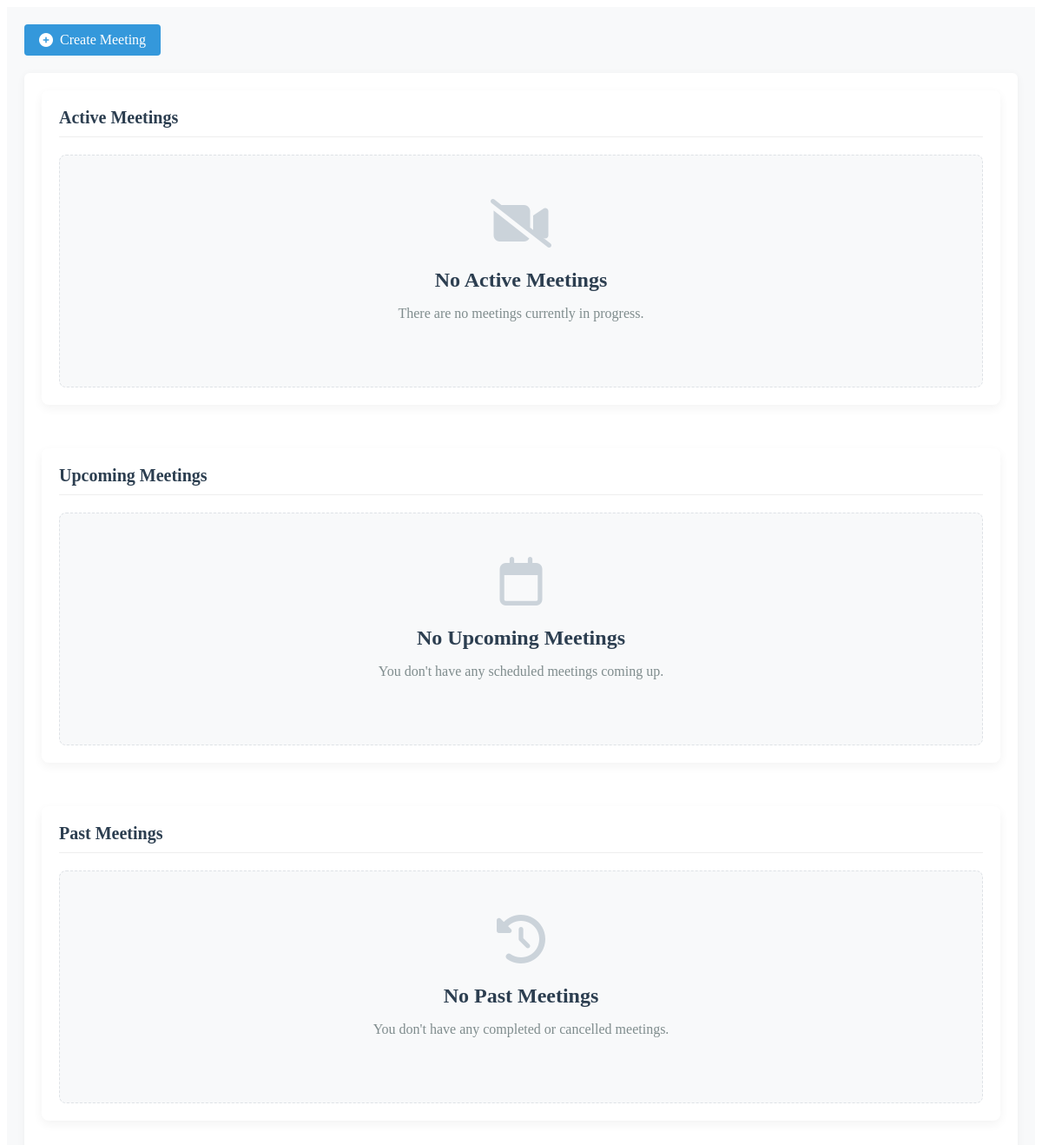
The page /meetings/ (signed in) on the database as committed earlier.
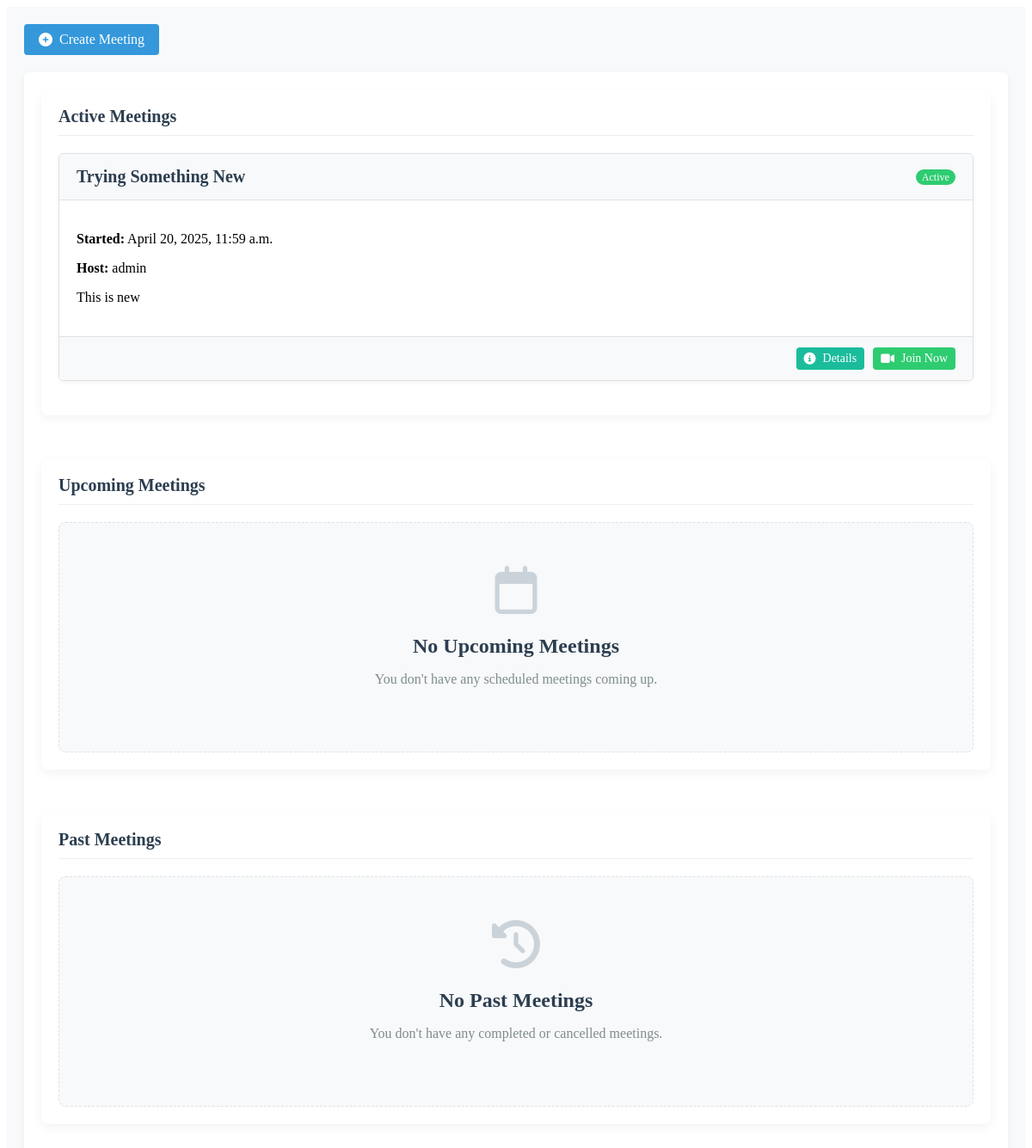
The same page on the database as committed later.
### jitsi/models.py (models this page shows, shortened)
class JitsiRoom(models.Model):
    ROOM_STATUS = (
        ('scheduled', 'Scheduled'),
        ('active', 'Active'),
        ('completed', 'Completed'),
        ('cancelled', 'Cancelled'),
    )
    id = models.UUIDField(primary_key=True, default=uuid.uuid4, editable=False)
    name = models.CharField(max_length=255)
    slug = models.SlugField(max_length=255, unique=True)
    description = models.TextField(blank=True, null=True)
    creator = models.ForeignKey(User, on_delete=models.CASCADE, related_name='created_rooms')
    status = models.CharField(max_length=20, choices=ROOM_STATUS, default='scheduled')
    created_at = models.DateTimeField(auto_now_add=True)
    scheduled_at = models.DateTimeField(default=timezone.now)
    ended_at = models.DateTimeField(blank=True, null=True)
    is_public = models.BooleanField(default=False)
    password_protected = models.BooleanField(default=False)
    moderator_password = models.CharField(max_length=50, blank=True, null=True)
    attendee_password = models.CharField(max_length=50, blank=True, null=True)
    class Meta:
        ordering = ['-scheduled_at']

### jitsi/views.py (the view)
# urls.py: path('', views.dashboard, name='dashboard'),
@login_required
def dashboard(request):
    created_rooms = JitsiRoom.objects.filter(creator=request.user)
    participated_rooms = JitsiRoom.objects.filter(
        participants__user=request.user
    ).exclude(creator=request.user).distinct()
    upcoming_meetings = created_rooms.filter(
        status='scheduled',
        scheduled_at__gte=timezone.now()
    )
    active_meetings = created_rooms.filter(status='active')
    past_meetings = created_rooms.filter(
        status__in=['completed', 'cancelled']
    )
    context = {
        'created_rooms': created_rooms,
        'participated_rooms': participated_rooms,
        'upcoming_meetings': upcoming_meetings,
        'active_meetings': active_meetings,
        'past_meetings': past_meetings,
    }
    return render(request, 'jitsi/dashboard.html', context)

### themes/context_processors.py (called while the page is built, shortened)
def theme_context(request):
    context = {}
    try:
        active_theme = Theme.objects.filter(is_active=True).first()
    except:
        context['theme'] = None
        context['theme_options'] = {}
        context['theme_template_dir'] = ""
    return context

### jitsi/templates/jitsi/dashboard.html (shortened to what this page needs)
{% extends "./base.html" %}
{% load static %}
{% block jitsi_extra_head %}
    <link rel="stylesheet" href="{% static 'jitsi/css/dashboard.css' %}">
{% endblock %}
{% block page_actions %}
    <a href="{% url 'jitsi:create_room' %}" class="btn btn-primary">
        <i class="fas fa-plus-circle"></i> Create Meeting
    </a>
{% endblock %}
{% block jitsi_content %}
<div class="dashboard-container">
    <div class="section">
        <div class="section-header">
            <h2>Active Meetings</h2>
        </div>
        {% if active_meetings %}
            <div class="row">
                {% for room in active_meetings %}
                    <div class="col-md-6">
                        <div class="room-card">
                            <div class="room-card-header">
                                <h3>{{ room.name }}</h3>
                                <span class="badge badge-success">Active</span>
                            </div>
                            <div class="room-card-body">
                                <p><strong>Started:</strong> {{ room.scheduled_at|date:"F j, Y, g:i a" }}</p>
                                <p><strong>Host:</strong> {{ room.creator.get_full_name|default:room.creator.username }}</p>
                                <p>
                                    {% if room.description %}
                                        {{ room.description|truncatewords:15 }}
                                    {% else %}
                                        <em>No description</em>
                                    {% endif %}
                                </p>
                            </div>
                            <div class="room-card-footer">
                                <a href="{% url 'jitsi:room_detail' room_id=room.id %}" class="btn btn-info btn-sm">
                                    <i class="fas fa-info-circle"></i> Details
                                </a>
                                <a href="{% url 'jitsi:join_meeting' room_id=room.id %}" class="btn btn-success btn-sm">
                                    <i class="fas fa-video"></i> Join Now
                                </a>
                            </div>
                        </div>
                    </div>
                {% endfor %}
            </div>
        {% else %}
            <div class="empty-state">
                <div class="empty-icon">
                    <i class="fas fa-video-slash"></i>
                </div>
                <h3>No Active Meetings</h3>
                <p>There are no meetings currently in progress.</p>
            </div>
        {% endif %}
    </div>
    <div class="section">
        <div class="section-header">
            <h2>Upcoming Meetings</h2>
        </div>
        {% if upcoming_meetings %}
            <div class="row">
                {% for room in upcoming_meetings %}
                    <div class="col-md-6">
                        <div class="room-card">
                            <div class="room-card-header">
                                <h3>{{ room.name }}</h3>
                                <span class="badge badge-primary">Scheduled</span>
                            </div>
                            <div class="room-card-body">
                                <p><strong>Scheduled for:</strong> {{ room.scheduled_at|date:"F j, Y, g:i a" }}</p>
                                <p><strong>Host:</strong> {{ room.creator.get_full_name|default:room.creator.username }}</p>
                                <p>
                                    {% if room.description %}
                                        {{ room.description|truncatewords:15 }}
                                    {% else %}
                                        <em>No description</em>
                                    {% endif %}
                                </p>
                            </div>
                            <div class="room-card-footer">
                                <a href="{% url 'jitsi:room_detail' room_id=room.id %}" class="btn btn-info btn-sm">
                                    <i class="fas fa-info-circle"></i> Details
                                </a>
                                {% if room.creator == request.user %}
                                    <a href="{% url 'jitsi:join_meeting' room_id=room.id %}" class="btn btn-primary btn-sm">
                                        <i class="fas fa-play"></i> Start Meeting
                                    </a>
                                {% else %}
                                    <a href="{% url 'jitsi:room_detail' room_id=room.id %}" class="btn btn-secondary btn-sm">
                                        <i class="fas fa-eye"></i> View
                                    </a>
                                {% endif %}
                            </div>
                        </div>
                    </div>
                {% endfor %}
            </div>
        {% else %}
            <div class="empty-state">
                <div class="empty-icon">
                    <i class="far fa-calendar"></i>
                </div>
                <h3>No Upcoming Meetings</h3>
                <p>You don't have any scheduled meetings coming up.</p>
            </div>
        {% endif %}
    </div>
    <div class="section">
        <div class="section-header">
            <h2>Past Meetings</h2>
        </div>
        {% if past_meetings %}
            <div class="meetings-table-container">
                <table class="meetings-table">
                    <thead>
                        <tr>
                            <th>Meeting Name</th>
                            <th>Status</th>
                            <th>Date</th>
                            <th>Host</th>
                            <th>Actions</th>
                        </tr>
                    </thead>
                    <tbody>
                        {% for room in past_meetings %}
                            <tr data-status="{{ room.status }}">
                                <td>{{ room.name }}</td>
                                <td>
                                    {% if room.status == 'completed' %}
                                        <span class="badge badge-secondary">Completed</span>
                                    {% elif room.status == 'cancelled' %}
                                        <span class="badge badge-danger">Cancelled</span>
                                    {% endif %}
                                </td>
                                <td>{{ room.scheduled_at|date:"M d, Y" }}</td>
                                <td>{{ room.creator.get_full_name|default:room.creator.username }}</td>
                                <td class="actions">
                                    <a href="{% url 'jitsi:room_detail' room_id=room.id %}" class="btn btn-info btn-sm">
                                        <i class="fas fa-info-circle"></i>
                                    </a>
                                </td>
                            </tr>
                        {% endfor %}
                    </tbody>
                </table>
            </div>
        {% else %}
            <div class="empty-state">
                <div class="empty-icon">
                    <i class="fas fa-history"></i>
                </div>
                <h3>No Past Meetings</h3>
                <p>You don't have any completed or cancelled meetings.</p>
            </div>
        {% endif %}
    </div>
</div>
{% endblock %}

### jitsi/templates/jitsi/base.html (shortened to what this page needs)
{% load static %}
{% block extra_head %}
    <link rel="stylesheet" href="{% static 'jitsi/css/jitsi.css' %}">
    <link rel="stylesheet" href="https://cdnjs.cloudflare.com/ajax/libs/font-awesome/6.4.0/css/all.min.css">
    {% block jitsi_extra_head %}{% endblock %}
{% endblock %}
{% block content %}
<div class="jitsi-app-container">
    <div class="jitsi-content">
            <div class="page-actions">
                {% block page_actions %}{% endblock %}
            </div>
        <div class="main-content">
            {% block jitsi_content %}{% endblock %}
        </div>
    </div>
</div>
{% endblock %}

### static/jitsi/css/jitsi.css (style rules this page uses)
.jitsi-app-container { display: flex; min-height: calc(100vh - 60px); background-color: #f8f9fa; }
.jitsi-content { flex-grow: 1; padding: 20px; overflow-y: auto; }
.page-actions { display: flex; gap: 10px; }
.main-content { background-color: #fff; border-radius: 6px; box-shadow: 0 2px 10px rgba(0,0,0,0.05); padding: 20px; }
.btn { display: inline-flex; align-items: center; justify-content: center; padding: 8px 16px; border-radius: 4px; font-weight: 500; text-decoration: none; cursor: pointer; transition: background-color 0.2s, color 0.2s, border-color 0.2s; border: 1px solid transparent; }
.btn i { margin-right: 8px; }
.btn-primary { background-color: #3498db; color: #fff; }
.btn-success { background-color: #2ecc71; color: #fff; }
.btn-info { background-color: #1abc9c; color: #fff; }
.btn-sm { padding: 4px 8px; font-size: 0.875rem; }
.room-card { border: 1px solid #e0e0e0; border-radius: 6px; overflow: hidden; margin-bottom: 20px; box-shadow: 0 2px 5px rgba(0,0,0,0.05); transition: transform 0.2s, box-shadow 0.2s; }
.room-card-header { padding: 15px 20px; background-color: #f8f9fa; border-bottom: 1px solid #e0e0e0; display: flex; justify-content: space-between; align-items: center; }
.room-card-header h3 { margin: 0; font-size: 1.25rem; font-weight: 600; color: #2c3e50; }
.room-card-body { padding: 20px; }
.room-card-footer { padding: 12px 20px; background-color: #f8f9fa; border-top: 1px solid #e0e0e0; display: flex; justify-content: flex-end; gap: 10px; }
.badge { display: inline-block; padding: 0.25em 0.6em; font-size: 0.75rem; font-weight: 500; line-height: 1; text-align: center; white-space: nowrap; vertical-align: baseline; border-radius: 10px; }
.badge-success { background-color: #2ecc71; color: #fff; }
.empty-state { text-align: center; padding: 40px 20px; }
.empty-icon { font-size: 3rem; color: #bdc3c7; margin-bottom: 15px; }
.empty-state h3 { font-size: 1.25rem; margin-bottom: 10px; color: #2c3e50; }
.empty-state p { color: #7f8c8d; margin-bottom: 20px; }

### static/jitsi/css/dashboard.css (style rules this page uses)
.dashboard-container { display: flex; flex-direction: column; gap: 25px; }
.section { background-color: #fff; border-radius: 8px; box-shadow: 0 4px 12px rgba(0,0,0,0.05); padding: 20px; margin-bottom: 25px; }
.section-header { display: flex; justify-content: space-between; align-items: center; margin-bottom: 20px; padding-bottom: 10px; border-bottom: 1px solid #eee; }
.section-header h2 { font-size: 1.25rem; font-weight: 600; margin: 0; color: #2c3e50; }
.empty-state { text-align: center; padding: 50px 20px; background-color: #f8f9fa; border-radius: 8px; border: 1px dashed #dee2e6; }
.empty-icon { font-size: 3.5rem; color: #cbd3da; margin-bottom: 20px; animation: pulse 2s infinite; }
.empty-state h3 { font-size: 1.5rem; margin-bottom: 10px; color: #2c3e50; }
.empty-state p { color: #7f8c8d; margin-bottom: 25px; max-width: 400px; margin-left: auto; margin-right: auto; }

Rows that differ between the two databases and show on the page:
added JitsiRoom: name "Trying Something New", scheduled_at "April 20, 2025, 11:59 a.m.", creator.get_full_name "admin", description "This is new"
Other text that changed with them:
text no longer shown: "No Active Meetings There are no meetings currently in progress."
